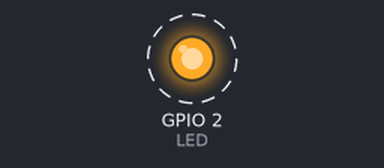
Bench run of a program on a simulated ESP32. Shown: output pins drawn as LEDs (lit = HIGH). Dashed ring = blinking.

Above: at 0.2 s.
Timing chart, 0 to 3.0 s (numbered marks = the images above):
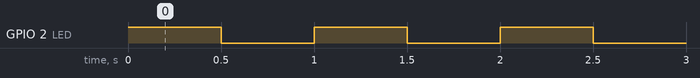

Measured:
- by itself, GPIO 2 (LED): alternates HIGH for 0.50 s and LOW for 0.50 s

The program:

main.cpp
```cpp
#include <Arduino.h>

#define LED 2

void setup() {
pinMode(LED, OUTPUT);  // put your setup code here, to run once:
}

void loop() {
  digitalWrite (LED, HIGH);
  delay(500);
  digitalWrite(LED, LOW);
  delay(500);
  // put your main code here, to run repeatedly:
}
```
